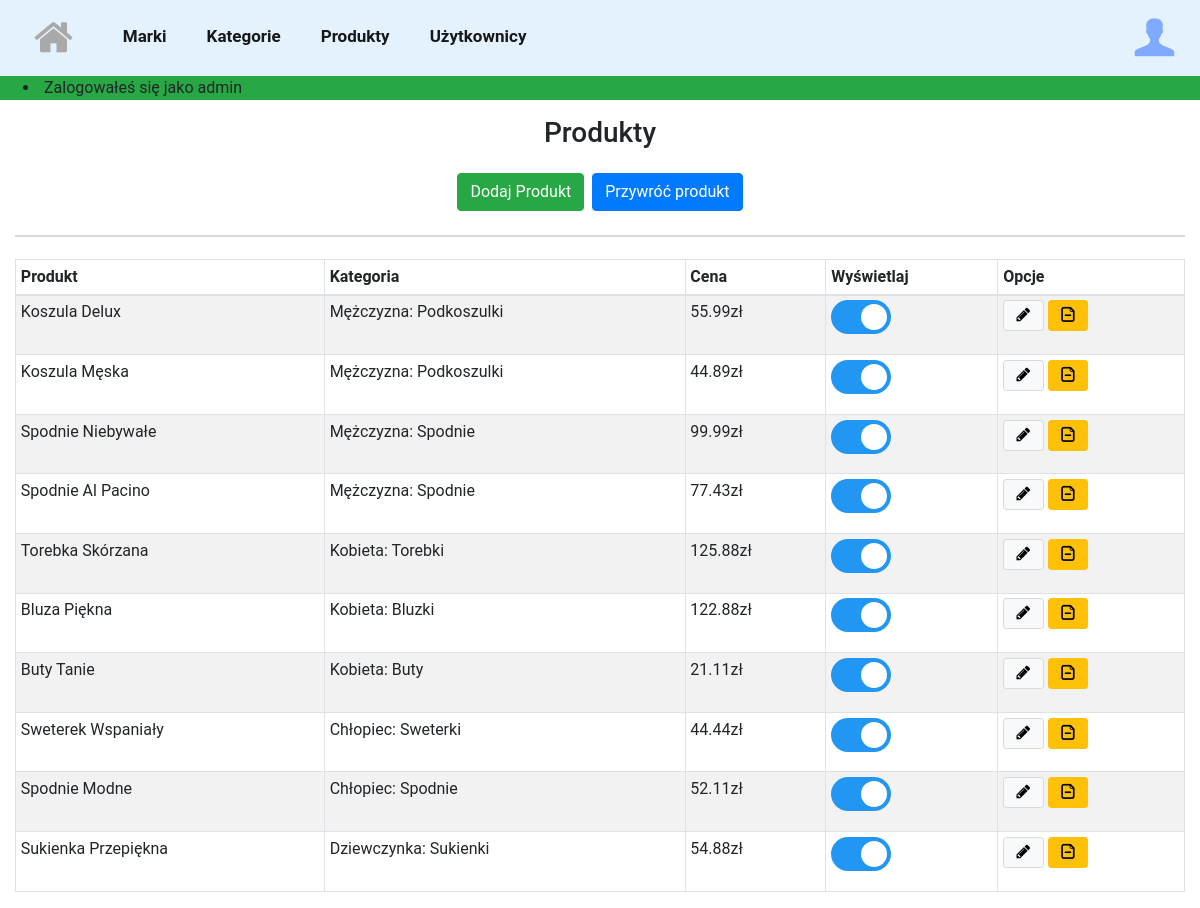
Page /Admin/product.php (signed in) on the committed database.
### tables this page shows
CREATE TABLE `product` (
  `id` int(11) NOT NULL,
  `name` varchar(255) NOT NULL,
  `price` decimal(10,2) NOT NULL,
  `brand` int(11) NOT NULL,
  `category` int(11) NOT NULL,
  `image` varchar(255) NOT NULL,
  `size` varchar(255) NOT NULL,
  `feature` tinyint(4) NOT NULL DEFAULT '1',
  `deleted` tinyint(4) NOT NULL DEFAULT '0',
  `description` varchar(255) NOT NULL
);

CREATE TABLE `category` (
  `id` int(11) NOT NULL,
  `name` varchar(155) NOT NULL,
  `parent` int(11) NOT NULL DEFAULT '0'
);

### Admin/product.php (the view, shortened to what this page needs)
<?php
include 'includes/head.php';
include 'includes/menu.php';
include  '../Core/info.php';
if((isset($_GET['add']) && !empty($_GET['add'])) || isset($_GET['edit']) && !empty($_GET['edit'])){ ?>
    <h3 class="text-center mt-4 mb-5"><?=(isset($edit_id)?'Edytuj':'Dodaj');?> Produkt</h3>
    <div class="container-fluid">
        <form method="post" action="product.php?<?=((isset($_GET['edit']) && !empty($_GET['edit']))?'edit=':'add='); echo $main_id;?>" enctype="multipart/form-data">
            <div class="row mt-3 mb-4">
                <div class="col-md-3">
                    <label for="product_name">Produkt*:</label>
                    <input type="text" id="product_name" name="product_name" class="form-control" value="<?=((isset($product_name) && !empty($product_name))?$product_name:'');?>" required>
                </div>
                <div class="col-md-3">
                    <label for="product_brand">Marka*:</label>
                    <select id="product_brand" name="product_brand" class="form-control" required>
                        <option></option>
                        <?php
                        $sql = "SELECT * FROM brand";
                        $result = mysqli_query($connection, $sql);
                        while($row = $result->fetch_assoc()):
                        ?>
                        <option value="<?=$row['id'];?>" <?=((isset($product_brand_id) && !empty($product_brand_id) && $row['id']==$product_brand_id)?'selected':'');?>><?=$row['name'];?></option>
                        <?php
                        endwhile;
                        ?>
                    </select>
                </div>
                <div class="col-md-3">
                    <label for="parent_category">Kategoria (Rodzic)*:</label>
                    <select id="parent_category" name="parent_category" class="form-control" onchange="change_child_category();" required>
                        <option></option>
                        <?php
                        $sql = "SELECT * FROM category WHERE parent=0";
                        $result = mysqli_query($connection, $sql);
                        while($row = $result->fetch_assoc()):
                        ?>
                        <option value="<?=$row['id'];?>" <?=((isset($parent_category_id) && !empty($parent_category_id) && $row['id']==$parent_category_id)?'selected':'');?>><?=$row['name'];?></option>
                        <?php
                        endwhile;
                        ?>
                    </select>
                </div>
                <div class="col-md-3">
                    <label for="child_category">Kategoria (Dziecko)*:</label>
                    <select id="child_category" name="child_category" class="form-control" required>
                        <option></option>
                    </select>
                </div>
            </div>
            <div class="row">
                <div class="col-md-4">
                    <label for="product_price">Cena (zł)*:</label>
                    <input type="text" id="product_price" name="product_price" class="form-control" placeholder="Cena np. 12.99" value="<?=((isset($product_price) && !empty($product_price))?$product_price:'');?>" required>
                </div>
                <div class="col-md-4">
                    <label for="btn_size">Rozmiar & Ilość*:</label>
                    <button id="btn_size" type="button" class="btn btn-light form-control" data-toggle="modal" data-target="#modal_size">Rozmiar & Ilość</button>
                    <div class="modal fade" id="modal_size" tabindex="-1" role="dialog" aria-labelledby="modal_size" aria-hidden="true">
                        <div class="modal-dialog modal-lg" role="document">
                            <div class="modal-content">
                                <div class="modal-header">
                                    <h3 class="modal-title w-100 text-center">Rozmiar & Ilość</h3>
                                    <button type="button" class="close" data-dismiss="modal" aria-label="Close">
                                        <span aria-hidden="true">&times;</span>
                                    </button>
                                </div>
                                <div class="modal-body">
                                    <div id="modal_data">
                                    </div>
                                    <button class="btn btn-primary mt-1" type="button" onclick="add_modal_row();">Dodaj pola edycyjne</button>
                                </div>
                                <div class="modal-footer">
                                    <button type="button" class="btn btn-success" onclick="process_modal_data();">Akceptuje</button>
                                    <button type="button" id="close_modal" class="btn btn-secondary" data-dismiss="modal">Zamknij</button>
                                </div>
                            </div>
                        </div>
                    </div>
                </div>
                <div class="col-md-4">
                    <label for="product_size">Rozmiar & Ilość: (podgląd)</label>
                    <input type="text" id="product_size" name="product_size" class="form-control" value="<?=((isset($product_size) && !empty($product_size))?$product_size:'');?>" readonly>
                </div>
            </div>
            <div class="row my-4">
                <div class="col-md-6">
                    <?php if(isset($edit_id) && !empty($product_img)){ ?>
                        <div id="div_remove_img" class="d-flex flex-column">
                            <label for="edit_img">Obraz: (pref. w proporcji 1:1)</label>
                            <img class="mb-2 w-25" id="edit_img" src="<?=$product_img;?>" alt="obraz" height="auto">
                            <button type="button" class="btn btn-secondary w-25" onclick="remove_img(<?=$edit_id;?>);">Usuń obraz</button>
                        </div>
                    <?php }else{ ?>
                        <label for="product_img">Obraz: (pref. w proporcji 1:1)</label>
                        <input type="file" id="product_img" name="product_img" class="form-control">
                    <?php } ?>
                </div>
                <div class="col-md-6">
                    <label for="product_description">Opis:</label>
                    <textarea id="product_description" name="product_description" class="form-control"><?=((isset($product_description) && !empty($product_description))?$product_description:'');?></textarea>
                </div>
            </div>
            <button type="submit" class="btn btn-success w-100"><?=(isset($edit_id)?'Edytuj':'Dodaj');?> Produkt</button>
        </form>
    </div>
        <?php
    }else{
    ?>
    <link type="text/css" rel="stylesheet" href="../css/toggle_switch.css">
    <div class="container-fluid">
        <h3 class="text-center mt-3">Produkty</h3>
        <div class="form-inline my-4">
            <div class="all-center">
                <a href="product.php?add=1" class="btn btn-success mr-1">Dodaj Produkt</a>
                <a href="product.php?restore" class="btn btn-primary">Przywróć produkt</a>
            </div>
        </div>
        <hr style="border: 1px solid gray; opacity: 0.3;">
        <table class="table table-striped table-sm table-bordered">
            <thead>
            <tr>
                <th>Produkt</th>
                <th>Kategoria</th>
                <th>Cena</th>
                <th>Wyświetlaj</th>
                <th>Opcje</th>
            </tr>
            </thead>
            <tbody>
            <?php
            $sql = "SELECT * FROM product WHERE deleted=0";
            $result = mysqli_query($connection, $sql);
            while ($row = $result->fetch_assoc()):
                $sql = "SELECT * FROM category WHERE id=" . $row['category'];
                $result_category = mysqli_query($connection, $sql);
                $row_category = $result_category->fetch_assoc();
                if ($row_category['parent'] != 0) {
                    $sql = "SELECT * FROM category WHERE id=" . $row_category['parent'];
                    $result_category_p = mysqli_query($connection, $sql);
                    $row_category_p = $result_category_p->fetch_assoc();
                }
                ?>
                <tr>
                    <td><?= $row['name']; ?></td>
                    <td><?= (($row_category['parent'] != 0) ? $row_category_p['name'] : 'Parent') . ': ' . $row_category['name']; ?></td>
                    <td><?= $row['price']; ?>zł</td>
                    <td>
                        <label class="switch">
                            <span class="sliderp round"></span>
                        </label>
                    </td>
                    <td>
                        <a href="product.php?edit=<?= $row['id']; ?>" class="btn btn-sm btn-light"><i
                                    class="icon-pencil no-decoration"></i></a>
                        <a href="product.php?del=<?= $row['id']; ?>" class="btn btn-sm btn-warning"><i
                                    class="icon-doc-remove no-decoration"></i></a>
                    </td>
                </tr>
                <?php
            endwhile;
            ?>
            </tbody>
        </table>
    </div>
<?php
}
include 'includes/footer.php';
?>

### css/style.css (style rules this page uses)
body { font-family: Roboto,Arial,Tahoma,sans-serif; margin: 0; padding: 0; }
.all-center { margin: 0 auto; }
.no-decoration { text-decoration: none; color: black; }
.btn-light { border: 1px solid #d9d9d9; }
hr { margin: 22px 0; }

### css/toggle_switch.css (style rules this page uses)
.switch { position: relative; display: inline-block; width: 60px; height: 34px; }
.sliderp { position: absolute; cursor: pointer; top: 0; left: 0; right: 0; bottom: 0; background-color: #ccc; -webkit-transition: .4s; transition: .4s; }
.sliderp:before { position: absolute; content: ""; height: 26px; width: 26px; left: 4px; bottom: 4px; background-color: white; -webkit-transition: .4s; transition: .4s; }
input:checked + .sliderp { background-color: #2196F3; }
input:checked + .sliderp:before { -webkit-transform: translateX(26px); -ms-transform: translateX(26px); transform: translateX(26px); }
.sliderp.round { border-radius: 34px; }
.sliderp.round:before { border-radius: 50%; }

### rows in the picture
product: name "Koszula Delux", category.name "Mężczyzna", category.name "Podkoszulki", price "55.99"
product: name "Koszula Męska", category.name "Mężczyzna", category.name "Podkoszulki", price "44.89"
product: name "Spodnie Niebywałe", category.name "Mężczyzna", category.name "Spodnie", price "99.99"
product: name "Spodnie Al Pacino", category.name "Mężczyzna", category.name "Spodnie", price "77.43"
product: name "Torebka Skórzana", category.name "Kobieta", category.name "Torebki", price "125.88"
product: name "Bluza Piękna", category.name "Kobieta", category.name "Bluzki", price "122.88"
product: name "Buty Tanie", category.name "Kobieta", category.name "Buty", price "21.11"
product: name "Sweterek Wspaniały", category.name "Chłopiec", category.name "Sweterki", price "44.44"
product: name "Spodnie Modne", category.name "Chłopiec", category.name "Spodnie", price "52.11"
product: name "Sukienka Przepiękna", category.name "Dziewczynka", category.name "Sukienki", price "54.88"

### other values in the picture
$_SESSION['success_flash'] "Zalogowałeś się jako admin"
